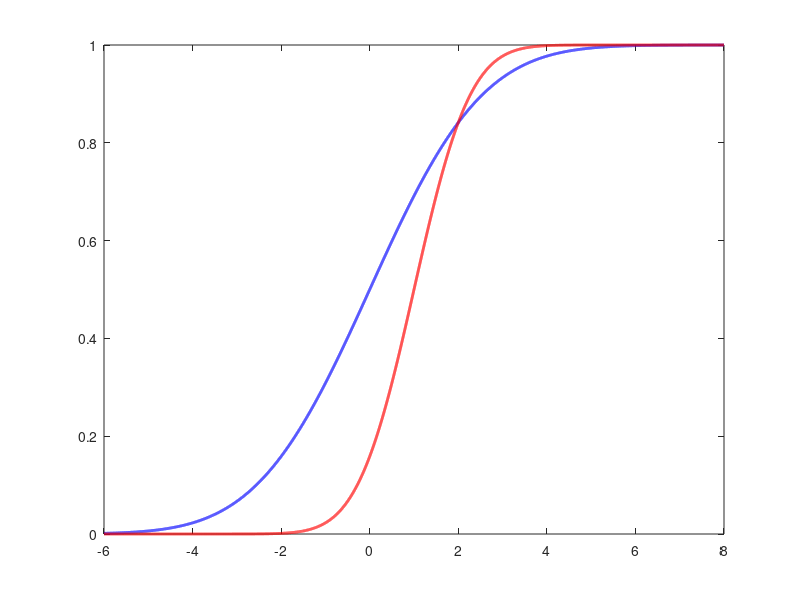

Here is the MATLAB script that generated this plot: (Note: this script raises an error after producing the figure.)
%%%
%   This script produces plots for showcasing the area metric for the
%   bayesian validation conferance paper
%%%

clear;close all;

% Between two disrtibutions
mean1 = 0;
var1 = 2;

mean2 = 1;
var2 = 1;

x = [-6:0.001:8];
env1 = normcdf(x,mean1,var1);
env2 = normcdf(x,mean2,var2);


figure;
plot(x,env1,'b','LineWidth',2);
hold on
plot(x,env2,'r','LineWidth',2);
fill_between(x,env1,env2,1,'FaceColor', [0.85 0.85 0.85]);
areaMetric([mean1,var1],[mean2,var2])
set(gca,'FontSize',23)
xlabel('physical units','FontSize',26) 
ylabel('CDF','FontSize',26)

hold off

%Between two data points
mean1 = 0;
var1 = 0.0001;

mean2 = 1;
var2 = 0.0001;

x = [-2:0.001:3];
env1 = normcdf(x,mean1,var1);
env2 = normcdf(x,mean2,var2);

figure;
plot(x,env1,'b','LineWidth',2);
hold on
plot(x,env2,'r','LineWidth',2);
fill_between(x,env1,env2,1,'FaceColor', [0.85 0.85 0.85]);
areaMetric([mean1,var1],[mean2,var2])
set(gca,'FontSize',23)
xlabel('physical units','FontSize',26) 
ylabel('CDF','FontSize',26)
hold off

%Between a data point and a distribution
mean1 = 0;
var1 = 2;

mean2 = 1;
var2 = 0.0001;

x = [-6:0.001:8];
env1 = normcdf(x,mean1,var1);
env2 = normcdf(x,mean2,var2);

figure;
plot(x,env1,'b','LineWidth',2);
hold on
plot(x,env2,'r','LineWidth',2);
fill_between(x,env1,env2,1,'FaceColor', [0.85 0.85 0.85]);
areaMetric([mean1,var1],[mean2,var2])
set(gca,'FontSize',23)
xlabel('physical units','FontSize',26) 
ylabel('CDF','FontSize',26)
hold off



%Between a distribution and an imprecise distribution
mean1 = 0;
var1 = 3;

mean2 = 1;
var2 = 1;

mean3 = 2;
var3 = 1;

x = [-6:0.001:8];
env1 = normcdf(x,mean1,var1);
env2 = normcdf(x,mean2,var2);
env3 = normcdf(x,mean3,var3);

figure;
plot(x,env1,'b','LineWidth',2);
hold on
plot(x,env2,'r','LineWidth',2);
plot(x,env3,'r','LineWidth',2);
fill_between(x,env2,env3,1,'FaceColor', [1 0.4157 0.4157]);%0.9686
fill_between(x,env1,env3,1,'FaceColor', [0.85 0.85 0.85]);
set(gca,'FontSize',23)
xlabel('physical units','FontSize',26) 
ylabel('CDF','FontSize',26)
hold off
a1=areaMetric([mean1,var1],[mean2,var2]);
a2=areaMetric([mean1,var1],[mean3,var3]);
a3=areaMetric([mean2,var2],[mean3,var3]);
(a1+a2-a3)/2


%Between a point and an imprecise distribution
mean1 = 0;
var1 = 0.0001;

mean2 = 1;
var2 = 1;

mean3 = 2;
var3 = 1;

x = [-6:0.001:8];
env1 = normcdf(x,mean1,var1);
env2 = normcdf(x,mean2,var2);
env3 = normcdf(x,mean3,var3);
figure;

plot(x,env1,'b','LineWidth',2);
hold on
plot(x,env2,'r','LineWidth',2);
plot(x,env3,'r','LineWidth',2);
fill_between(x,env2,env3,1,'FaceColor', [1 0.4157 0.4157]);%0.9686
fill_between(x,env1,env3,1,'FaceColor', [0.85 0.85 0.85]);
set(gca,'FontSize',23)
xlabel('physical units','FontSize',26) 
ylabel('CDF','FontSize',26)
hold off


a1=areaMetric([mean1,var1],[mean2,var2]);
a2=areaMetric([mean1,var1],[mean3,var3]);
a3=areaMetric([mean2,var2],[mean3,var3]);
(a1+a2-a3)/2



%Between two p-boxes an imprecise distribution
mean1 = 0;
var1 = 0.5;

mean2 = 1;
var2 = 0.5;


mean3 = 1;
var3 = 1;

mean4 = 2;
var4 = 1;

x = [-6:0.001:8];
env1 = normcdf(x,mean1,var1);
env2 = normcdf(x,mean2,var2);
env3 = normcdf(x,mean3,var3);
env4 = normcdf(x,mean4,var4);

figure;

plot(x,env1,'b','LineWidth',2);
hold on
plot(x,env2,'b','LineWidth',2);
plot(x,env3,'r','LineWidth',2);
plot(x,env4,'r','LineWidth',2);

%fill_between(x,env2,env3,1,'FaceColor', [1 0.4157 0.4157]);%0.9686
%fill_between(x,env1,env3,1,'FaceColor', [0.85 0.85 0.85]);

fill_between(x,env1,env3,1,'FaceColor', [0.85 0.85 0.85])
fill_between(x,env2,env4,1,'FaceColor', [0.85 0.85 0.85])
%fill_between(x,env2,env3,1,'FaceColor', [0.85 0.85 0.85])
%fill_between(x,env1,env4,1,'FaceColor', [0.85 0.85 0.85])

set(gca,'FontSize',23)
xlabel('physical units','FontSize',26) 
ylabel('CDF','FontSize',26)
hold off


a1=areaMetric([mean1,var1],[mean3,var3]);
a2=areaMetric([mean2,var2],[mean4,var4]);

a1+a2
